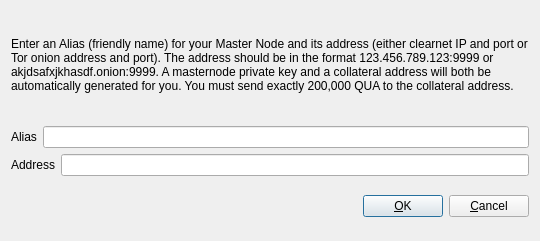
<?xml version="1.0" encoding="UTF-8"?>
<ui version="4.0">
 <class>AddEditAdrenalineNode</class>
 <widget class="QDialog" name="AddEditAdrenalineNode">
  <property name="geometry">
   <rect>
    <x>0</x>
    <y>0</y>
    <width>540</width>
    <height>241</height>
   </rect>
  </property>
  <property name="windowTitle">
   <string>Add/Edit qualcoin Node</string>
  </property>
  <property name="modal">
   <bool>true</bool>
  </property>
  <layout class="QVBoxLayout" name="verticalLayout">
   <item>
    <layout class="QVBoxLayout" name="verticalLayout_2">
     <property name="topMargin">
      <number>0</number>
     </property>
     <property name="bottomMargin">
      <number>0</number>
     </property>
     <item>
      <widget class="QLabel" name="label_3">
       <property name="sizePolicy">
        <sizepolicy hsizetype="Preferred" vsizetype="Expanding">
         <horstretch>0</horstretch>
         <verstretch>0</verstretch>
        </sizepolicy>
       </property>
       <property name="text">
        <string>&lt;html&gt;&lt;head/&gt;&lt;body&gt;&lt;p&gt;Enter an Alias (friendly name) for your Master Node and its address (either clearnet IP and port or Tor onion address and port).  The address should be in the format 123.456.789.123:9999 or akjdsafxjkhasdf.onion:9999.  A masternode private key and a collateral address will both be automatically generated for you.  You must send exactly 200,000 QUA to the collateral address.&lt;/p&gt;&lt;/body&gt;&lt;/html&gt;</string>
       </property>
       <property name="wordWrap">
        <bool>true</bool>
       </property>
      </widget>
     </item>
     <item>
      <layout class="QHBoxLayout" name="horizontalLayout">
       <property name="bottomMargin">
        <number>0</number>
       </property>
       <item>
        <widget class="QLabel" name="label">
         <property name="text">
          <string>Alias</string>
         </property>
        </widget>
       </item>
       <item>
        <widget class="QLineEdit" name="aliasLineEdit"/>
       </item>
      </layout>
     </item>
     <item>
      <layout class="QHBoxLayout" name="horizontalLayout_2">
       <property name="bottomMargin">
        <number>0</number>
       </property>
       <item>
        <widget class="QLabel" name="label_2">
         <property name="text">
          <string>Address</string>
         </property>
        </widget>
       </item>
       <item>
        <widget class="QLineEdit" name="addressLineEdit"/>
       </item>
      </layout>
     </item>
     <item>
      <layout class="QHBoxLayout" name="horizontalLayout_3">
       <property name="bottomMargin">
        <number>0</number>
       </property>
      </layout>
     </item>
    </layout>
   </item>
   <item>
    <layout class="QHBoxLayout" name="horizontalLayout_Buttons">
     <item>
      <spacer name="horizontalSpacer_1">
       <property name="orientation">
        <enum>Qt::Horizontal</enum>
       </property>
       <property name="sizeHint" stdset="0">
        <size>
         <width>40</width>
         <height>48</height>
        </size>
       </property>
      </spacer>
     </item>
     <item>
      <widget class="QLabel" name="statusLabel">
       <property name="font">
        <font>
         <weight>75</weight>
         <bold>true</bold>
        </font>
       </property>
       <property name="text">
        <string/>
       </property>
       <property name="textFormat">
        <enum>Qt::PlainText</enum>
       </property>
       <property name="wordWrap">
        <bool>true</bool>
       </property>
      </widget>
     </item>
     <item>
      <spacer name="horizontalSpacer_2">
       <property name="orientation">
        <enum>Qt::Horizontal</enum>
       </property>
       <property name="sizeHint" stdset="0">
        <size>
         <width>40</width>
         <height>48</height>
        </size>
       </property>
      </spacer>
     </item>
     <item>
      <widget class="QPushButton" name="okButton">
       <property name="text">
        <string>&amp;OK</string>
       </property>
      </widget>
     </item>
     <item>
      <widget class="QPushButton" name="cancelButton">
       <property name="text">
        <string>&amp;Cancel</string>
       </property>
       <property name="autoDefault">
        <bool>false</bool>
       </property>
      </widget>
     </item>
    </layout>
   </item>
  </layout>
 </widget>
 <resources/>
 <connections/>
</ui>
